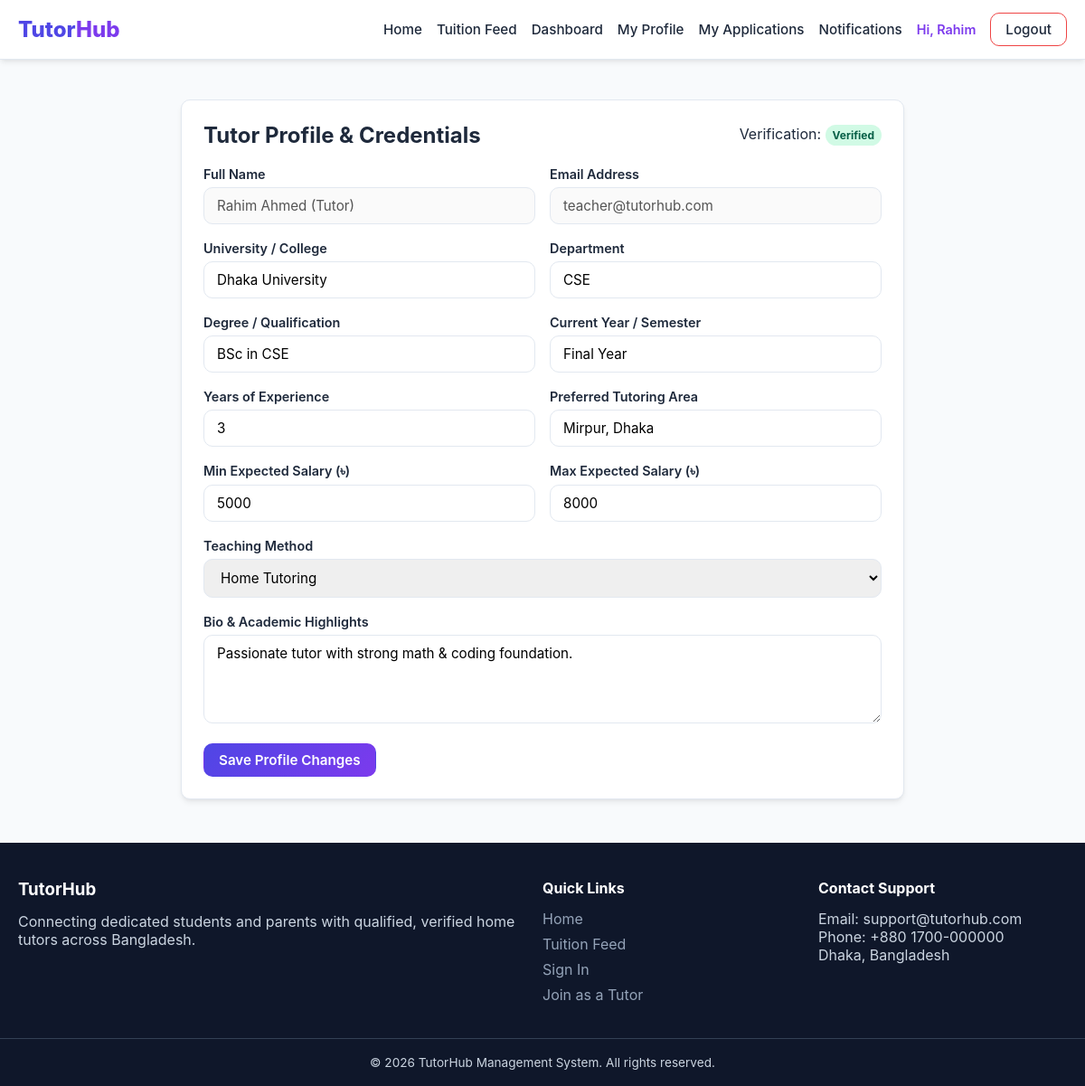
The app's page /teacher-profile.php (signed in) with its own data.
### tables this page shows
CREATE TABLE `teacher_profiles` (
  `id` INT AUTO_INCREMENT PRIMARY KEY,
  `user_id` INT NOT NULL,
  `university_name` VARCHAR(150),
  `department` VARCHAR(100),
  `qualification` VARCHAR(100),
  `current_year_or_semester` VARCHAR(50),
  `graduation_year` INT NULL,
  `experience_years` INT DEFAULT 0,
  `bio` TEXT,
  `expected_salary_min` DECIMAL(10,2) DEFAULT 0.00,
  `expected_salary_max` DECIMAL(10,2) DEFAULT 0.00,
  `preferred_location` VARCHAR(100),
  `teaching_method` ENUM('Home Tutoring', 'Online Tutoring', 'Both') DEFAULT 'Both',
  `verification_status` ENUM('unverified', 'verified', 'rejected') DEFAULT 'unverified',
  `profile_photo` VARCHAR(255) DEFAULT 'default-avatar.png',
  FOREIGN KEY (`user_id`) REFERENCES `users`(`id`) ON DELETE CASCADE
);

CREATE TABLE `users` (
  `id` INT AUTO_INCREMENT PRIMARY KEY,
  `full_name` VARCHAR(100) NOT NULL,
  `email` VARCHAR(100) NOT NULL UNIQUE,
  `phone` VARCHAR(20) NOT NULL,
  `password_hash` VARCHAR(255) NOT NULL,
  `role` ENUM('student', 'teacher', 'admin') NOT NULL,
  `account_status` ENUM('active', 'suspended') DEFAULT 'active',
  `created_at` TIMESTAMP DEFAULT CURRENT_TIMESTAMP
);

### teacher-profile.php (the view, shortened to what this page needs)
<?php
require_once 'config/database.php';
require_once 'includes/functions.php';
$user_id = $_SESSION['user_id'];
require_once 'includes/header.php';
$stmt = $conn->prepare("SELECT u.full_name, u.email, u.phone, tp.* FROM users u JOIN teacher_profiles tp ON u.id = tp.user_id WHERE u.id = ?");
$stmt->bind_param("i", $user_id);
$stmt->execute();
$profile = $stmt->get_result()->fetch_assoc();
?>
<div style="max-width: 800px; margin: 20px auto;">
    <div class="card">
        <div style="display: flex; justify-content: space-between; align-items: center; margin-bottom: 20px;">
            <h2>Tutor Profile & Credentials</h2>
            <div>Verification: <?= get_status_badge($profile['verification_status']); ?></div>
        </div>
        <form action="teacher-profile.php" method="POST">
            <div class="form-row">
                <div class="form-group">
                    <label>Full Name</label>
                    <input type="text" class="form-control" value="<?= htmlspecialchars($profile['full_name']); ?>" disabled>
                </div>
                <div class="form-group">
                    <label>Email Address</label>
                    <input type="text" class="form-control" value="<?= htmlspecialchars($profile['email']); ?>" disabled>
                </div>
            </div>
            <div class="form-row">
                <div class="form-group">
                    <label for="university_name">University / College</label>
                    <input type="text" id="university_name" name="university_name" class="form-control" value="<?= htmlspecialchars($profile['university_name'] ?? ''); ?>" placeholder="e.g. Dhaka University" required>
                </div>
                <div class="form-group">
                    <label for="department">Department</label>
                    <input type="text" id="department" name="department" class="form-control" value="<?= htmlspecialchars($profile['department'] ?? ''); ?>" placeholder="e.g. CSE" required>
                </div>
            </div>
            <div class="form-row">
                <div class="form-group">
                    <label for="qualification">Degree / Qualification</label>
                    <input type="text" id="qualification" name="qualification" class="form-control" value="<?= htmlspecialchars($profile['qualification'] ?? ''); ?>" placeholder="e.g. BSc in CSE">
                </div>
                <div class="form-group">
                    <label for="current_year_or_semester">Current Year / Semester</label>
                    <input type="text" id="current_year_or_semester" name="current_year_or_semester" class="form-control" value="<?= htmlspecialchars($profile['current_year_or_semester'] ?? ''); ?>" placeholder="e.g. 3rd Year / 6th Semester">
                </div>
            </div>
            <div class="form-row">
                <div class="form-group">
                    <label for="experience_years">Years of Experience</label>
                    <input type="number" id="experience_years" name="experience_years" class="form-control" value="<?= (int)($profile['experience_years'] ?? 0); ?>" min="0">
                </div>
                <div class="form-group">
                    <label for="preferred_location">Preferred Tutoring Area</label>
                    <input type="text" id="preferred_location" name="preferred_location" class="form-control" value="<?= htmlspecialchars($profile['preferred_location'] ?? ''); ?>" placeholder="e.g. Badda, Rampura">
                </div>
            </div>
            <div class="form-row">
                <div class="form-group">
                    <label for="expected_salary_min">Min Expected Salary (৳)</label>
                    <input type="number" id="expected_salary_min" name="expected_salary_min" class="form-control" value="<?= (float)($profile['expected_salary_min'] ?? 0); ?>">
                </div>
                <div class="form-group">
                    <label for="expected_salary_max">Max Expected Salary (৳)</label>
                    <input type="number" id="expected_salary_max" name="expected_salary_max" class="form-control" value="<?= (float)($profile['expected_salary_max'] ?? 0); ?>">
                </div>
            </div>
            <div class="form-group">
                <label for="teaching_method">Teaching Method</label>
                <select id="teaching_method" name="teaching_method" class="form-control">
                    <option value="Home Tutoring" <?= ($profile['teaching_method'] ?? '') === 'Home Tutoring' ? 'selected' : ''; ?>>Home Tutoring</option>
                </select>
            </div>
            <div class="form-group">
                <label for="bio">Bio & Academic Highlights</label>
                <textarea id="bio" name="bio" class="form-control" rows="4" placeholder="Mention your teaching philosophy, top subjects, and major achievements..."><?= htmlspecialchars($profile['bio'] ?? ''); ?></textarea>
            </div>
            <button type="submit" class="btn btn-primary">Save Profile Changes</button>
        </form>
    </div>
</div>
<?php require_once 'includes/footer.php'; ?>

### functions.php (shortened to what this page needs)
<?php
function get_status_badge($status) {
    $status_clean = strtolower(str_replace(' ', '-', $status));
    return "<span class='badge badge-{$status_clean}'>" . htmlspecialchars($status) . "</span>";
}

### style.css (style rules this page uses)
:root { --primary: #4f46e5; --primary-hover: #4338ca; --secondary: #7c3aed; --bg-main: #f8fafc; --surface: #ffffff; --text-main: #1e293b; --text-muted: #64748b; --border: #e2e8f0; --success: #10b981; --warning: #f59e0b; --danger: #ef4444; --shadow: 0 4px 6px -1px rgba(0, 0, 0, 0.08), 0 2px 4px -2px rgba(0, 0, 0, 0.05); --radius: 10px; }
* { box-sizing: border-box; margin: 0; padding: 0; font-family: -apple-system, BlinkMacSystemFont, "Segoe UI", Roboto, Helvetica, Arial, sans-serif; }
body { background-color: var(--bg-main); color: var(--text-main); display: flex; flex-direction: column; min-height: 100vh; }
.btn { display: inline-block; padding: 8px 16px; border-radius: var(--radius); text-decoration: none; font-size: 0.95rem; font-weight: 600; cursor: pointer; border: 1px solid transparent; text-align: center; }
.btn-primary { background: linear-gradient(135deg, var(--primary), var(--secondary)); color: #fff; }
.card { background: var(--surface); border-radius: var(--radius); border: 1px solid var(--border); box-shadow: var(--shadow); padding: 24px; margin-bottom: 24px; }
.form-group { margin-bottom: 18px; }
.form-group label { display: block; font-weight: 600; margin-bottom: 6px; font-size: 0.9rem; }
.form-control { width: 100%; padding: 10px 14px; border: 1px solid var(--border); border-radius: var(--radius); font-size: 0.95rem; }
.form-row { display: flex; gap: 16px; }
.form-row .form-group { flex: 1; }
.badge { display: inline-block; padding: 4px 8px; font-size: 0.75rem; font-weight: 700; border-radius: 999px; text-transform: capitalize; }
.badge-approved, .badge-active, .badge-verified { background: #d1fae5; color: #065f46; }

### records on screen
teacher_profiles: verification_status "Verified", user.full_name "Rahim Ahmed (Tutor)", user.email "teacher@tutorhub.com", university_name "Dhaka University", department "CSE", qualification "BSc in CSE", current_year_or_semester "Final Year", experience_years "3", preferred_location "Mirpur, Dhaka", expected_salary_min "5000", expected_salary_max "8000", teaching_method "Home Tutoring", bio "Passionate tutor with strong math & coding foundation."

### other values on screen
explode(' ', $user_name)[0] "Rahim"
